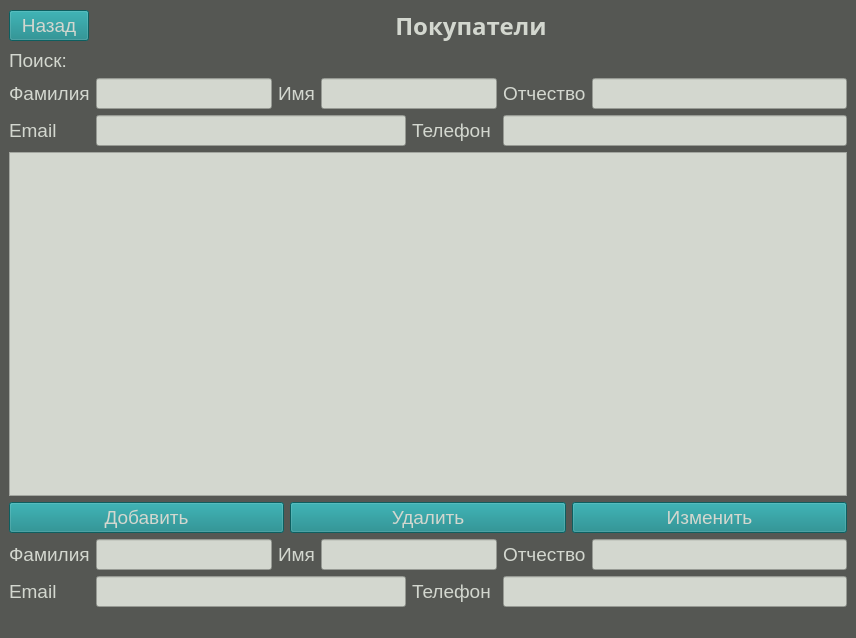
<?xml version="1.0" encoding="UTF-8"?>
<ui version="4.0">
 <class>MainWindow</class>
 <widget class="QMainWindow" name="MainWindow">
  <property name="geometry">
   <rect>
    <x>0</x>
    <y>0</y>
    <width>856</width>
    <height>638</height>
   </rect>
  </property>
  <property name="windowTitle">
   <string>MainWindow</string>
  </property>
  <property name="styleSheet">
   <string notr="true">background-color: rgb(85, 87, 83);</string>
  </property>
  <widget class="QWidget" name="centralwidget">
   <layout class="QGridLayout" name="gridLayout_4">
    <item row="0" column="0">
     <layout class="QGridLayout" name="gridLayout_3">
      <item row="0" column="0">
       <layout class="QHBoxLayout" name="horizontalLayout_2">
        <item>
         <widget class="QPushButton" name="btnBack">
          <property name="font">
           <font>
            <pointsize>14</pointsize>
           </font>
          </property>
          <property name="styleSheet">
           <string notr="true">background-color: rgb(18, 133, 135);
color: rgb(211, 215, 207);
border-color: rgb(211, 215, 207);</string>
          </property>
          <property name="text">
           <string>Назад</string>
          </property>
         </widget>
        </item>
        <item>
         <widget class="QLabel" name="label_15">
          <property name="sizePolicy">
           <sizepolicy hsizetype="Expanding" vsizetype="Preferred">
            <horstretch>0</horstretch>
            <verstretch>0</verstretch>
           </sizepolicy>
          </property>
          <property name="font">
           <font>
            <family>Ubuntu Mono</family>
            <pointsize>18</pointsize>
            <weight>75</weight>
            <bold>true</bold>
           </font>
          </property>
          <property name="styleSheet">
           <string notr="true">color: rgb(211, 215, 207);</string>
          </property>
          <property name="text">
           <string>Покупатели</string>
          </property>
          <property name="alignment">
           <set>Qt::AlignCenter</set>
          </property>
         </widget>
        </item>
       </layout>
      </item>
      <item row="1" column="0">
       <widget class="QLabel" name="label_16">
        <property name="font">
         <font>
          <pointsize>14</pointsize>
         </font>
        </property>
        <property name="styleSheet">
         <string notr="true">color: rgb(211, 215, 207);</string>
        </property>
        <property name="text">
         <string>Поиск:</string>
        </property>
       </widget>
      </item>
      <item row="2" column="0">
       <layout class="QGridLayout" name="gridLayout_2">
        <item row="0" column="0">
         <widget class="QLabel" name="label_21">
          <property name="font">
           <font>
            <pointsize>14</pointsize>
           </font>
          </property>
          <property name="styleSheet">
           <string notr="true">color: rgb(211, 215, 207);</string>
          </property>
          <property name="text">
           <string>Фамилия</string>
          </property>
         </widget>
        </item>
        <item row="0" column="1" colspan="2">
         <widget class="QLineEdit" name="leLastnameSearch">
          <property name="font">
           <font>
            <pointsize>14</pointsize>
           </font>
          </property>
          <property name="styleSheet">
           <string notr="true">color: rgb(46, 52, 54);
background-color: rgb(211, 215, 207);</string>
          </property>
          <property name="text">
           <string/>
          </property>
         </widget>
        </item>
        <item row="0" column="3">
         <widget class="QLabel" name="label_28">
          <property name="font">
           <font>
            <pointsize>14</pointsize>
           </font>
          </property>
          <property name="styleSheet">
           <string notr="true">color: rgb(211, 215, 207);</string>
          </property>
          <property name="text">
           <string>Имя</string>
          </property>
         </widget>
        </item>
        <item row="0" column="4" colspan="2">
         <widget class="QLineEdit" name="leNameSearch">
          <property name="font">
           <font>
            <pointsize>14</pointsize>
           </font>
          </property>
          <property name="styleSheet">
           <string notr="true">color: rgb(46, 52, 54);
background-color: rgb(211, 215, 207);</string>
          </property>
          <property name="text">
           <string/>
          </property>
         </widget>
        </item>
        <item row="0" column="6" colspan="2">
         <widget class="QLabel" name="label_29">
          <property name="font">
           <font>
            <pointsize>14</pointsize>
           </font>
          </property>
          <property name="styleSheet">
           <string notr="true">color: rgb(211, 215, 207);</string>
          </property>
          <property name="text">
           <string>Отчество</string>
          </property>
         </widget>
        </item>
        <item row="0" column="8">
         <widget class="QLineEdit" name="lePatronymicSearch">
          <property name="font">
           <font>
            <pointsize>14</pointsize>
           </font>
          </property>
          <property name="styleSheet">
           <string notr="true">color: rgb(46, 52, 54);
background-color: rgb(211, 215, 207);</string>
          </property>
          <property name="text">
           <string/>
          </property>
         </widget>
        </item>
        <item row="1" column="0">
         <widget class="QLabel" name="label_22">
          <property name="font">
           <font>
            <pointsize>14</pointsize>
           </font>
          </property>
          <property name="styleSheet">
           <string notr="true">color: rgb(211, 215, 207);</string>
          </property>
          <property name="text">
           <string>Email</string>
          </property>
         </widget>
        </item>
        <item row="1" column="5">
         <widget class="QLabel" name="label_30">
          <property name="font">
           <font>
            <pointsize>14</pointsize>
           </font>
          </property>
          <property name="styleSheet">
           <string notr="true">color: rgb(211, 215, 207);</string>
          </property>
          <property name="text">
           <string>Телефон</string>
          </property>
         </widget>
        </item>
        <item row="1" column="1" colspan="4">
         <widget class="QLineEdit" name="leEmailSearch">
          <property name="font">
           <font>
            <pointsize>14</pointsize>
           </font>
          </property>
          <property name="styleSheet">
           <string notr="true">color: rgb(46, 52, 54);
background-color: rgb(211, 215, 207);</string>
          </property>
          <property name="text">
           <string/>
          </property>
         </widget>
        </item>
        <item row="1" column="6" colspan="3">
         <widget class="QLineEdit" name="lePhoneSearch">
          <property name="font">
           <font>
            <pointsize>14</pointsize>
           </font>
          </property>
          <property name="styleSheet">
           <string notr="true">color: rgb(46, 52, 54);
background-color: rgb(211, 215, 207);</string>
          </property>
          <property name="text">
           <string/>
          </property>
         </widget>
        </item>
       </layout>
      </item>
      <item row="3" column="0">
       <widget class="QTableWidget" name="twDistributors_3">
        <property name="font">
         <font>
          <pointsize>14</pointsize>
         </font>
        </property>
        <property name="styleSheet">
         <string notr="true">background-color: rgb(211, 215, 207);</string>
        </property>
       </widget>
      </item>
      <item row="4" column="0">
       <layout class="QHBoxLayout" name="horizontalLayout">
        <item>
         <widget class="QPushButton" name="btnAdd">
          <property name="font">
           <font>
            <pointsize>14</pointsize>
           </font>
          </property>
          <property name="styleSheet">
           <string notr="true">background-color: rgb(18, 133, 135);
color: rgb(211, 215, 207);
border-color: rgb(211, 215, 207);</string>
          </property>
          <property name="text">
           <string>Добавить</string>
          </property>
         </widget>
        </item>
        <item>
         <widget class="QPushButton" name="btnDelete">
          <property name="font">
           <font>
            <pointsize>14</pointsize>
           </font>
          </property>
          <property name="styleSheet">
           <string notr="true">background-color: rgb(18, 133, 135);
color: rgb(211, 215, 207);
border-color: rgb(211, 215, 207);</string>
          </property>
          <property name="text">
           <string>Удалить</string>
          </property>
         </widget>
        </item>
        <item>
         <widget class="QPushButton" name="btnChange">
          <property name="font">
           <font>
            <pointsize>14</pointsize>
           </font>
          </property>
          <property name="styleSheet">
           <string notr="true">background-color: rgb(18, 133, 135);
color: rgb(211, 215, 207);
border-color: rgb(211, 215, 207);</string>
          </property>
          <property name="text">
           <string>Изменить</string>
          </property>
         </widget>
        </item>
       </layout>
      </item>
      <item row="5" column="0">
       <layout class="QGridLayout" name="gridLayout">
        <item row="0" column="0">
         <widget class="QLabel" name="label_19">
          <property name="font">
           <font>
            <pointsize>14</pointsize>
           </font>
          </property>
          <property name="styleSheet">
           <string notr="true">color: rgb(211, 215, 207);</string>
          </property>
          <property name="text">
           <string>Фамилия</string>
          </property>
         </widget>
        </item>
        <item row="0" column="1" colspan="2">
         <widget class="QLineEdit" name="leLastname">
          <property name="font">
           <font>
            <pointsize>14</pointsize>
           </font>
          </property>
          <property name="styleSheet">
           <string notr="true">color: rgb(46, 52, 54);
background-color: rgb(211, 215, 207);</string>
          </property>
          <property name="text">
           <string/>
          </property>
         </widget>
        </item>
        <item row="0" column="3">
         <widget class="QLabel" name="label_26">
          <property name="font">
           <font>
            <pointsize>14</pointsize>
           </font>
          </property>
          <property name="styleSheet">
           <string notr="true">color: rgb(211, 215, 207);</string>
          </property>
          <property name="text">
           <string>Имя</string>
          </property>
         </widget>
        </item>
        <item row="0" column="4" colspan="2">
         <widget class="QLineEdit" name="leName">
          <property name="font">
           <font>
            <pointsize>14</pointsize>
           </font>
          </property>
          <property name="styleSheet">
           <string notr="true">color: rgb(46, 52, 54);
background-color: rgb(211, 215, 207);</string>
          </property>
          <property name="text">
           <string/>
          </property>
         </widget>
        </item>
        <item row="0" column="6" colspan="2">
         <widget class="QLabel" name="label_25">
          <property name="font">
           <font>
            <pointsize>14</pointsize>
           </font>
          </property>
          <property name="styleSheet">
           <string notr="true">color: rgb(211, 215, 207);</string>
          </property>
          <property name="text">
           <string>Отчество</string>
          </property>
         </widget>
        </item>
        <item row="0" column="8">
         <widget class="QLineEdit" name="lePatronymic">
          <property name="font">
           <font>
            <pointsize>14</pointsize>
           </font>
          </property>
          <property name="styleSheet">
           <string notr="true">color: rgb(46, 52, 54);
background-color: rgb(211, 215, 207);</string>
          </property>
          <property name="text">
           <string/>
          </property>
         </widget>
        </item>
        <item row="1" column="0">
         <widget class="QLabel" name="label_20">
          <property name="font">
           <font>
            <pointsize>14</pointsize>
           </font>
          </property>
          <property name="styleSheet">
           <string notr="true">color: rgb(211, 215, 207);</string>
          </property>
          <property name="text">
           <string>Email</string>
          </property>
         </widget>
        </item>
        <item row="1" column="5">
         <widget class="QLabel" name="label_27">
          <property name="font">
           <font>
            <pointsize>14</pointsize>
           </font>
          </property>
          <property name="styleSheet">
           <string notr="true">color: rgb(211, 215, 207);</string>
          </property>
          <property name="text">
           <string>Телефон</string>
          </property>
         </widget>
        </item>
        <item row="1" column="1" colspan="4">
         <widget class="QLineEdit" name="leEmail">
          <property name="font">
           <font>
            <pointsize>14</pointsize>
           </font>
          </property>
          <property name="styleSheet">
           <string notr="true">color: rgb(46, 52, 54);
background-color: rgb(211, 215, 207);</string>
          </property>
          <property name="text">
           <string/>
          </property>
         </widget>
        </item>
        <item row="1" column="6" colspan="3">
         <widget class="QLineEdit" name="lePhone">
          <property name="font">
           <font>
            <pointsize>14</pointsize>
           </font>
          </property>
          <property name="styleSheet">
           <string notr="true">color: rgb(46, 52, 54);
background-color: rgb(211, 215, 207);</string>
          </property>
          <property name="text">
           <string/>
          </property>
         </widget>
        </item>
       </layout>
      </item>
     </layout>
    </item>
   </layout>
  </widget>
  <widget class="QMenuBar" name="menubar">
   <property name="geometry">
    <rect>
     <x>0</x>
     <y>0</y>
     <width>856</width>
     <height>22</height>
    </rect>
   </property>
  </widget>
  <widget class="QStatusBar" name="statusbar"/>
 </widget>
 <resources/>
 <connections/>
</ui>
